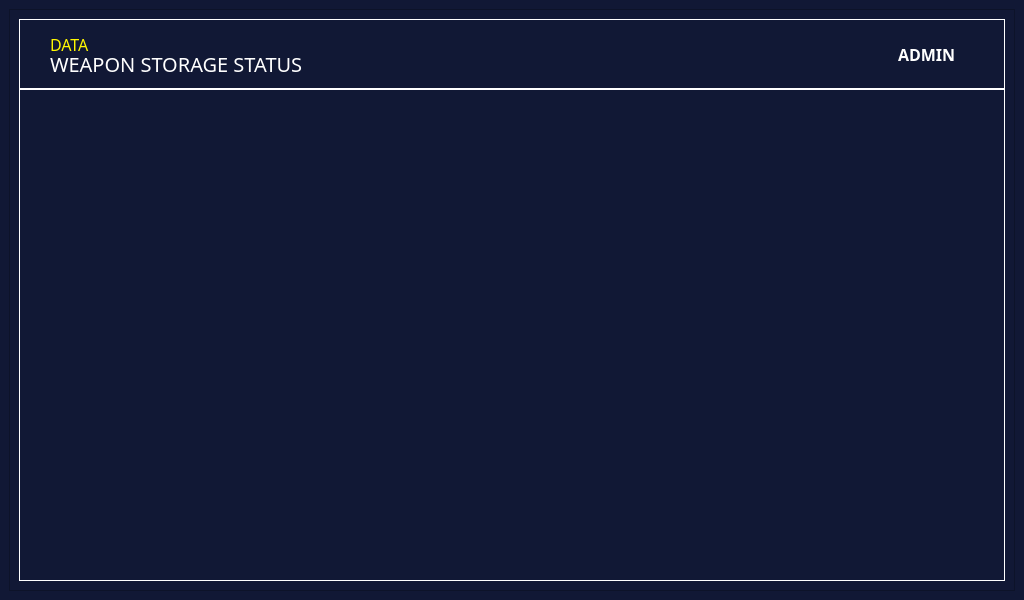
<?xml version="1.0" encoding="UTF-8"?>
<ui version="4.0">
 <class>MainWindow</class>
 <widget class="QMainWindow" name="MainWindow">
  <property name="geometry">
   <rect>
    <x>0</x>
    <y>0</y>
    <width>1024</width>
    <height>600</height>
   </rect>
  </property>
  <property name="windowTitle">
   <string>MainWindow</string>
  </property>
  <property name="styleSheet">
   <string notr="true">background-color: rgb(17, 24, 53);
</string>
  </property>
  <widget class="QWidget" name="centralwidget">
   <layout class="QHBoxLayout" name="horizontalLayout_10">
    <item>
     <widget class="QFrame" name="frame">
      <property name="frameShape">
       <enum>QFrame::StyledPanel</enum>
      </property>
      <property name="frameShadow">
       <enum>QFrame::Raised</enum>
      </property>
      <layout class="QVBoxLayout" name="verticalLayout_16">
       <property name="spacing">
        <number>0</number>
       </property>
       <item>
        <widget class="QFrame" name="frame_2">
         <property name="minimumSize">
          <size>
           <width>0</width>
           <height>0</height>
          </size>
         </property>
         <property name="maximumSize">
          <size>
           <width>16777215</width>
           <height>70</height>
          </size>
         </property>
         <property name="styleSheet">
          <string notr="true">border : 1px solid;
border-color: rgb(255, 255, 255);</string>
         </property>
         <property name="frameShape">
          <enum>QFrame::StyledPanel</enum>
         </property>
         <property name="frameShadow">
          <enum>QFrame::Raised</enum>
         </property>
         <layout class="QHBoxLayout" name="horizontalLayout_8">
          <property name="spacing">
           <number>0</number>
          </property>
          <property name="leftMargin">
           <number>30</number>
          </property>
          <property name="topMargin">
           <number>0</number>
          </property>
          <property name="rightMargin">
           <number>30</number>
          </property>
          <property name="bottomMargin">
           <number>0</number>
          </property>
          <item>
           <widget class="QFrame" name="frame_4">
            <property name="maximumSize">
             <size>
              <width>16777215</width>
              <height>40</height>
             </size>
            </property>
            <property name="styleSheet">
             <string notr="true">border : none</string>
            </property>
            <property name="frameShape">
             <enum>QFrame::StyledPanel</enum>
            </property>
            <property name="frameShadow">
             <enum>QFrame::Raised</enum>
            </property>
            <layout class="QVBoxLayout" name="verticalLayout_12">
             <property name="spacing">
              <number>0</number>
             </property>
             <property name="leftMargin">
              <number>0</number>
             </property>
             <property name="topMargin">
              <number>0</number>
             </property>
             <property name="rightMargin">
              <number>0</number>
             </property>
             <property name="bottomMargin">
              <number>0</number>
             </property>
             <item>
              <widget class="QFrame" name="frame_5">
               <property name="frameShape">
                <enum>QFrame::StyledPanel</enum>
               </property>
               <property name="frameShadow">
                <enum>QFrame::Raised</enum>
               </property>
               <layout class="QHBoxLayout" name="horizontalLayout_5">
                <property name="spacing">
                 <number>0</number>
                </property>
                <property name="leftMargin">
                 <number>0</number>
                </property>
                <property name="topMargin">
                 <number>0</number>
                </property>
                <property name="rightMargin">
                 <number>0</number>
                </property>
                <property name="bottomMargin">
                 <number>0</number>
                </property>
                <item>
                 <widget class="QLabel" name="label">
                  <property name="font">
                   <font>
                    <family>Orbitron</family>
                    <pointsize>12</pointsize>
                   </font>
                  </property>
                  <property name="styleSheet">
                   <string notr="true">color: rgb(255, 247, 1);</string>
                  </property>
                  <property name="text">
                   <string>DATA</string>
                  </property>
                 </widget>
                </item>
               </layout>
              </widget>
             </item>
             <item>
              <widget class="QFrame" name="frame_6">
               <property name="frameShape">
                <enum>QFrame::StyledPanel</enum>
               </property>
               <property name="frameShadow">
                <enum>QFrame::Raised</enum>
               </property>
               <layout class="QHBoxLayout" name="horizontalLayout_6">
                <property name="spacing">
                 <number>0</number>
                </property>
                <property name="leftMargin">
                 <number>0</number>
                </property>
                <property name="topMargin">
                 <number>0</number>
                </property>
                <property name="rightMargin">
                 <number>0</number>
                </property>
                <property name="bottomMargin">
                 <number>0</number>
                </property>
                <item>
                 <widget class="QLabel" name="label_2">
                  <property name="font">
                   <font>
                    <family>Orbitron</family>
                    <pointsize>15</pointsize>
                   </font>
                  </property>
                  <property name="styleSheet">
                   <string notr="true">color: rgb(255, 255, 255);</string>
                  </property>
                  <property name="text">
                   <string>WEAPON STORAGE STATUS</string>
                  </property>
                 </widget>
                </item>
               </layout>
              </widget>
             </item>
            </layout>
           </widget>
          </item>
          <item>
           <widget class="QFrame" name="frame_7">
            <property name="styleSheet">
             <string notr="true">border: none;</string>
            </property>
            <property name="frameShape">
             <enum>QFrame::StyledPanel</enum>
            </property>
            <property name="frameShadow">
             <enum>QFrame::Raised</enum>
            </property>
            <layout class="QHBoxLayout" name="horizontalLayout_7">
             <item>
              <spacer name="horizontalSpacer">
               <property name="orientation">
                <enum>Qt::Horizontal</enum>
               </property>
               <property name="sizeHint" stdset="0">
                <size>
                 <width>30</width>
                 <height>20</height>
                </size>
               </property>
              </spacer>
             </item>
             <item>
              <widget class="QFrame" name="frame_8">
               <property name="maximumSize">
                <size>
                 <width>70</width>
                 <height>16777215</height>
                </size>
               </property>
               <property name="frameShape">
                <enum>QFrame::StyledPanel</enum>
               </property>
               <property name="frameShadow">
                <enum>QFrame::Raised</enum>
               </property>
               <layout class="QVBoxLayout" name="verticalLayout_15">
                <property name="spacing">
                 <number>0</number>
                </property>
                <property name="leftMargin">
                 <number>0</number>
                </property>
                <property name="topMargin">
                 <number>0</number>
                </property>
                <property name="rightMargin">
                 <number>0</number>
                </property>
                <property name="bottomMargin">
                 <number>0</number>
                </property>
                <item>
                 <widget class="QPushButton" name="btLogout2">
                  <property name="minimumSize">
                   <size>
                    <width>30</width>
                    <height>30</height>
                   </size>
                  </property>
                  <property name="styleSheet">
                   <string notr="true">border :none</string>
                  </property>
                  <property name="text">
                   <string/>
                  </property>
                  <property name="icon">
                   <iconset>
                    <normaloff>../assets/icon/arrow-right-from-bracket-solid-full.svg</normaloff>../assets/icon/arrow-right-from-bracket-solid-full.svg</iconset>
                  </property>
                  <property name="iconSize">
                   <size>
                    <width>30</width>
                    <height>30</height>
                   </size>
                  </property>
                 </widget>
                </item>
               </layout>
              </widget>
             </item>
             <item>
              <widget class="QFrame" name="frame_9">
               <property name="frameShape">
                <enum>QFrame::StyledPanel</enum>
               </property>
               <property name="frameShadow">
                <enum>QFrame::Raised</enum>
               </property>
               <layout class="QHBoxLayout" name="horizontalLayout_9">
                <property name="spacing">
                 <number>0</number>
                </property>
                <property name="leftMargin">
                 <number>0</number>
                </property>
                <property name="topMargin">
                 <number>0</number>
                </property>
                <property name="rightMargin">
                 <number>0</number>
                </property>
                <property name="bottomMargin">
                 <number>0</number>
                </property>
                <item>
                 <widget class="QFrame" name="frame_10">
                  <property name="maximumSize">
                   <size>
                    <width>50</width>
                    <height>16777215</height>
                   </size>
                  </property>
                  <property name="frameShape">
                   <enum>QFrame::StyledPanel</enum>
                  </property>
                  <property name="frameShadow">
                   <enum>QFrame::Raised</enum>
                  </property>
                  <layout class="QVBoxLayout" name="verticalLayout_13">
                   <property name="spacing">
                    <number>0</number>
                   </property>
                   <property name="leftMargin">
                    <number>0</number>
                   </property>
                   <property name="topMargin">
                    <number>0</number>
                   </property>
                   <property name="rightMargin">
                    <number>0</number>
                   </property>
                   <property name="bottomMargin">
                    <number>0</number>
                   </property>
                   <item alignment="Qt::AlignHCenter">
                    <widget class="QLabel" name="label_3">
                     <property name="minimumSize">
                      <size>
                       <width>0</width>
                       <height>0</height>
                      </size>
                     </property>
                     <property name="maximumSize">
                      <size>
                       <width>30</width>
                       <height>30</height>
                      </size>
                     </property>
                     <property name="text">
                      <string/>
                     </property>
                     <property name="pixmap">
                      <pixmap>../assets/icon/user-regular-full.svg</pixmap>
                     </property>
                     <property name="scaledContents">
                      <bool>true</bool>
                     </property>
                    </widget>
                   </item>
                  </layout>
                 </widget>
                </item>
                <item>
                 <widget class="QFrame" name="frame_11">
                  <property name="frameShape">
                   <enum>QFrame::StyledPanel</enum>
                  </property>
                  <property name="frameShadow">
                   <enum>QFrame::Raised</enum>
                  </property>
                  <layout class="QVBoxLayout" name="verticalLayout_14">
                   <item>
                    <widget class="QLabel" name="lbUser">
                     <property name="font">
                      <font>
                       <family>Orbitron</family>
                       <pointsize>12</pointsize>
                       <weight>75</weight>
                       <bold>true</bold>
                      </font>
                     </property>
                     <property name="styleSheet">
                      <string notr="true">color: rgb(255, 255, 255);</string>
                     </property>
                     <property name="text">
                      <string>ADMIN</string>
                     </property>
                    </widget>
                   </item>
                  </layout>
                 </widget>
                </item>
               </layout>
              </widget>
             </item>
            </layout>
           </widget>
          </item>
         </layout>
        </widget>
       </item>
       <item>
        <widget class="QFrame" name="frame_12">
         <property name="styleSheet">
          <string notr="true">border : 1px solid;
border-color: rgb(255, 255, 255);</string>
         </property>
         <property name="frameShape">
          <enum>QFrame::StyledPanel</enum>
         </property>
         <property name="frameShadow">
          <enum>QFrame::Raised</enum>
         </property>
         <layout class="QHBoxLayout" name="horizontalLayout_4">
          <property name="spacing">
           <number>0</number>
          </property>
          <property name="leftMargin">
           <number>20</number>
          </property>
          <property name="topMargin">
           <number>30</number>
          </property>
          <property name="rightMargin">
           <number>0</number>
          </property>
          <property name="bottomMargin">
           <number>30</number>
          </property>
          <item>
           <widget class="QFrame" name="frame_14">
            <property name="maximumSize">
             <size>
              <width>50</width>
              <height>16777215</height>
             </size>
            </property>
            <property name="styleSheet">
             <string notr="true">border : none;</string>
            </property>
            <property name="frameShape">
             <enum>QFrame::StyledPanel</enum>
            </property>
            <property name="frameShadow">
             <enum>QFrame::Raised</enum>
            </property>
            <layout class="QHBoxLayout" name="horizontalLayout_3">
             <property name="spacing">
              <number>0</number>
             </property>
             <property name="leftMargin">
              <number>0</number>
             </property>
             <property name="topMargin">
              <number>0</number>
             </property>
             <property name="rightMargin">
              <number>0</number>
             </property>
             <property name="bottomMargin">
              <number>0</number>
             </property>
             <item alignment="Qt::AlignHCenter|Qt::AlignVCenter">
              <widget class="QPushButton" name="btBack_h1">
               <property name="minimumSize">
                <size>
                 <width>50</width>
                 <height>50</height>
                </size>
               </property>
               <property name="styleSheet">
                <string notr="true">border:none</string>
               </property>
               <property name="text">
                <string/>
               </property>
               <property name="icon">
                <iconset>
                 <normaloff>../assets/icon/chevron-left-solid-full.svg</normaloff>../assets/icon/chevron-left-solid-full.svg</iconset>
               </property>
               <property name="iconSize">
                <size>
                 <width>50</width>
                 <height>50</height>
                </size>
               </property>
              </widget>
             </item>
            </layout>
           </widget>
          </item>
          <item>
           <widget class="QFrame" name="frame_13">
            <property name="styleSheet">
             <string notr="true">border : none</string>
            </property>
            <property name="frameShape">
             <enum>QFrame::StyledPanel</enum>
            </property>
            <property name="frameShadow">
             <enum>QFrame::Raised</enum>
            </property>
            <layout class="QVBoxLayout" name="verticalLayout_11">
             <property name="spacing">
              <number>0</number>
             </property>
             <property name="leftMargin">
              <number>0</number>
             </property>
             <property name="topMargin">
              <number>0</number>
             </property>
             <property name="rightMargin">
              <number>0</number>
             </property>
             <property name="bottomMargin">
              <number>0</number>
             </property>
             <item>
              <widget class="QFrame" name="frame_15">
               <property name="maximumSize">
                <size>
                 <width>16777215</width>
                 <height>16777215</height>
                </size>
               </property>
               <property name="frameShape">
                <enum>QFrame::StyledPanel</enum>
               </property>
               <property name="frameShadow">
                <enum>QFrame::Raised</enum>
               </property>
               <layout class="QHBoxLayout" name="horizontalLayout_2">
                <property name="spacing">
                 <number>0</number>
                </property>
                <property name="leftMargin">
                 <number>0</number>
                </property>
                <property name="topMargin">
                 <number>0</number>
                </property>
                <property name="rightMargin">
                 <number>30</number>
                </property>
                <property name="bottomMargin">
                 <number>0</number>
                </property>
                <item>
                 <widget class="QFrame" name="frame_17">
                  <property name="maximumSize">
                   <size>
                    <width>155</width>
                    <height>200</height>
                   </size>
                  </property>
                  <property name="frameShape">
                   <enum>QFrame::StyledPanel</enum>
                  </property>
                  <property name="frameShadow">
                   <enum>QFrame::Raised</enum>
                  </property>
                  <layout class="QVBoxLayout" name="verticalLayout_6">
                   <property name="spacing">
                    <number>0</number>
                   </property>
                   <property name="leftMargin">
                    <number>0</number>
                   </property>
                   <property name="topMargin">
                    <number>0</number>
                   </property>
                   <property name="rightMargin">
                    <number>0</number>
                   </property>
                   <property name="bottomMargin">
                    <number>0</number>
                   </property>
                   <item>
                    <widget class="QPushButton" name="btC1">
                     <property name="minimumSize">
                      <size>
                       <width>150</width>
                       <height>175</height>
                      </size>
                     </property>
                     <property name="styleSheet">
                      <string notr="true">border :none;</string>
                     </property>
                     <property name="text">
                      <string/>
                     </property>
                     <property name="icon">
                      <iconset>
                       <normaloff>../assets/status/C1-empty.png</normaloff>../assets/status/C1-empty.png</iconset>
                     </property>
                     <property name="iconSize">
                      <size>
                       <width>150</width>
                       <height>175</height>
                      </size>
                     </property>
                    </widget>
                   </item>
                  </layout>
                 </widget>
                </item>
                <item>
                 <widget class="QFrame" name="frame_18">
                  <property name="maximumSize">
                   <size>
                    <width>160</width>
                    <height>200</height>
                   </size>
                  </property>
                  <property name="frameShape">
                   <enum>QFrame::StyledPanel</enum>
                  </property>
                  <property name="frameShadow">
                   <enum>QFrame::Raised</enum>
                  </property>
                  <layout class="QVBoxLayout" name="verticalLayout_7">
                   <property name="spacing">
                    <number>0</number>
                   </property>
                   <property name="leftMargin">
                    <number>0</number>
                   </property>
                   <property name="topMargin">
                    <number>0</number>
                   </property>
                   <property name="rightMargin">
                    <number>0</number>
                   </property>
                   <property name="bottomMargin">
                    <number>0</number>
                   </property>
                   <item>
                    <widget class="QPushButton" name="btC2">
                     <property name="minimumSize">
                      <size>
                       <width>150</width>
                       <height>175</height>
                      </size>
                     </property>
                     <property name="styleSheet">
                      <string notr="true">border :none;
</string>
                     </property>
                     <property name="text">
                      <string/>
                     </property>
                     <property name="icon">
                      <iconset>
                       <normaloff>../assets/status/C2-empty.png</normaloff>../assets/status/C2-empty.png</iconset>
                     </property>
                     <property name="iconSize">
                      <size>
                       <width>150</width>
                       <height>175</height>
                      </size>
                     </property>
                    </widget>
                   </item>
                  </layout>
                 </widget>
                </item>
                <item>
                 <widget class="QFrame" name="frame_19">
                  <property name="maximumSize">
                   <size>
                    <width>160</width>
                    <height>200</height>
                   </size>
                  </property>
                  <property name="frameShape">
                   <enum>QFrame::StyledPanel</enum>
                  </property>
                  <property name="frameShadow">
                   <enum>QFrame::Raised</enum>
                  </property>
                  <layout class="QVBoxLayout" name="verticalLayout_8">
                   <property name="spacing">
                    <number>0</number>
                   </property>
                   <property name="leftMargin">
                    <number>0</number>
                   </property>
                   <property name="topMargin">
                    <number>0</number>
                   </property>
                   <property name="rightMargin">
                    <number>0</number>
                   </property>
                   <property name="bottomMargin">
                    <number>0</number>
                   </property>
                   <item>
                    <widget class="QPushButton" name="btC3">
                     <property name="minimumSize">
                      <size>
                       <width>150</width>
                       <height>175</height>
                      </size>
                     </property>
                     <property name="styleSheet">
                      <string notr="true">border :none;</string>
                     </property>
                     <property name="text">
                      <string/>
                     </property>
                     <property name="icon">
                      <iconset>
                       <normaloff>../assets/status/C3-empty.png</normaloff>../assets/status/C3-empty.png</iconset>
                     </property>
                     <property name="iconSize">
                      <size>
                       <width>150</width>
                       <height>175</height>
                      </size>
                     </property>
                    </widget>
                   </item>
                  </layout>
                 </widget>
                </item>
                <item>
                 <widget class="QFrame" name="frame_20">
                  <property name="maximumSize">
                   <size>
                    <width>160</width>
                    <height>200</height>
                   </size>
                  </property>
                  <property name="frameShape">
                   <enum>QFrame::StyledPanel</enum>
                  </property>
                  <property name="frameShadow">
                   <enum>QFrame::Raised</enum>
                  </property>
                  <layout class="QVBoxLayout" name="verticalLayout_9">
                   <property name="spacing">
                    <number>0</number>
                   </property>
                   <property name="leftMargin">
                    <number>0</number>
                   </property>
                   <property name="topMargin">
                    <number>0</number>
                   </property>
                   <property name="rightMargin">
                    <number>0</number>
                   </property>
                   <property name="bottomMargin">
                    <number>0</number>
                   </property>
                   <item>
                    <widget class="QPushButton" name="btC4">
                     <property name="minimumSize">
                      <size>
                       <width>150</width>
                       <height>175</height>
                      </size>
                     </property>
                     <property name="styleSheet">
                      <string notr="true">border :none;</string>
                     </property>
                     <property name="text">
                      <string/>
                     </property>
                     <property name="icon">
                      <iconset>
                       <normaloff>../assets/status/C4-empty.png</normaloff>../assets/status/C4-empty.png</iconset>
                     </property>
                     <property name="iconSize">
                      <size>
                       <width>150</width>
                       <height>175</height>
                      </size>
                     </property>
                    </widget>
                   </item>
                  </layout>
                 </widget>
                </item>
                <item>
                 <widget class="QFrame" name="frame_21">
                  <property name="maximumSize">
                   <size>
                    <width>160</width>
                    <height>200</height>
                   </size>
                  </property>
                  <property name="frameShape">
                   <enum>QFrame::StyledPanel</enum>
                  </property>
                  <property name="frameShadow">
                   <enum>QFrame::Raised</enum>
                  </property>
                  <layout class="QVBoxLayout" name="verticalLayout_10">
                   <property name="spacing">
                    <number>0</number>
                   </property>
                   <property name="leftMargin">
                    <number>0</number>
                   </property>
                   <property name="topMargin">
                    <number>0</number>
                   </property>
                   <property name="rightMargin">
                    <number>0</number>
                   </property>
                   <property name="bottomMargin">
                    <number>0</number>
                   </property>
                   <item>
                    <widget class="QPushButton" name="btC5">
                     <property name="minimumSize">
                      <size>
                       <width>150</width>
                       <height>175</height>
                      </size>
                     </property>
                     <property name="styleSheet">
                      <string notr="true">border :none;</string>
                     </property>
                     <property name="text">
                      <string/>
                     </property>
                     <property name="icon">
                      <iconset>
                       <normaloff>../assets/status/C5-empty.png</normaloff>../assets/status/C5-empty.png</iconset>
                     </property>
                     <property name="iconSize">
                      <size>
                       <width>150</width>
                       <height>175</height>
                      </size>
                     </property>
                    </widget>
                   </item>
                  </layout>
                 </widget>
                </item>
               </layout>
              </widget>
             </item>
             <item>
              <widget class="QFrame" name="frame_16">
               <property name="maximumSize">
                <size>
                 <width>16777215</width>
                 <height>16777215</height>
                </size>
               </property>
               <property name="frameShape">
                <enum>QFrame::StyledPanel</enum>
               </property>
               <property name="frameShadow">
                <enum>QFrame::Raised</enum>
               </property>
               <layout class="QHBoxLayout" name="horizontalLayout">
                <property name="spacing">
                 <number>0</number>
                </property>
                <property name="leftMargin">
                 <number>0</number>
                </property>
                <property name="topMargin">
                 <number>0</number>
                </property>
                <property name="rightMargin">
                 <number>30</number>
                </property>
                <property name="bottomMargin">
                 <number>0</number>
                </property>
                <item>
                 <widget class="QFrame" name="frame_22">
                  <property name="maximumSize">
                   <size>
                    <width>160</width>
                    <height>200</height>
                   </size>
                  </property>
                  <property name="frameShape">
                   <enum>QFrame::StyledPanel</enum>
                  </property>
                  <property name="frameShadow">
                   <enum>QFrame::Raised</enum>
                  </property>
                  <layout class="QVBoxLayout" name="verticalLayout">
                   <property name="spacing">
                    <number>0</number>
                   </property>
                   <property name="leftMargin">
                    <number>0</number>
                   </property>
                   <property name="topMargin">
                    <number>0</number>
                   </property>
                   <property name="rightMargin">
                    <number>0</number>
                   </property>
                   <property name="bottomMargin">
                    <number>0</number>
                   </property>
                   <item>
                    <widget class="QPushButton" name="btD1">
                     <property name="minimumSize">
                      <size>
                       <width>150</width>
                       <height>175</height>
                      </size>
                     </property>
                     <property name="styleSheet">
                      <string notr="true">border :none;</string>
                     </property>
                     <property name="text">
                      <string/>
                     </property>
                     <property name="icon">
                      <iconset>
                       <normaloff>../assets/status/D1-empty.png</normaloff>../assets/status/D1-empty.png</iconset>
                     </property>
                     <property name="iconSize">
                      <size>
                       <width>150</width>
                       <height>175</height>
                      </size>
                     </property>
                    </widget>
                   </item>
                  </layout>
                 </widget>
                </item>
                <item>
                 <widget class="QFrame" name="frame_23">
                  <property name="maximumSize">
                   <size>
                    <width>160</width>
                    <height>200</height>
                   </size>
                  </property>
                  <property name="frameShape">
                   <enum>QFrame::StyledPanel</enum>
                  </property>
                  <property name="frameShadow">
                   <enum>QFrame::Raised</enum>
                  </property>
                  <layout class="QVBoxLayout" name="verticalLayout_2">
                   <property name="spacing">
                    <number>0</number>
                   </property>
                   <property name="leftMargin">
                    <number>0</number>
                   </property>
                   <property name="topMargin">
                    <number>0</number>
                   </property>
                   <property name="rightMargin">
                    <number>0</number>
                   </property>
                   <property name="bottomMargin">
                    <number>0</number>
                   </property>
                   <item>
                    <widget class="QPushButton" name="btD2">
                     <property name="minimumSize">
                      <size>
                       <width>150</width>
                       <height>175</height>
                      </size>
                     </property>
                     <property name="styleSheet">
                      <string notr="true">border :none;</string>
                     </property>
                     <property name="text">
                      <string/>
                     </property>
                     <property name="icon">
                      <iconset>
                       <normaloff>../assets/status/D2-empty.png</normaloff>../assets/status/D2-empty.png</iconset>
                     </property>
                     <property name="iconSize">
                      <size>
                       <width>150</width>
                       <height>175</height>
                      </size>
                     </property>
                    </widget>
                   </item>
                  </layout>
                 </widget>
                </item>
                <item>
                 <widget class="QFrame" name="frame_24">
                  <property name="maximumSize">
                   <size>
                    <width>160</width>
                    <height>200</height>
                   </size>
                  </property>
                  <property name="frameShape">
                   <enum>QFrame::StyledPanel</enum>
                  </property>
                  <property name="frameShadow">
                   <enum>QFrame::Raised</enum>
                  </property>
                  <layout class="QVBoxLayout" name="verticalLayout_3">
                   <property name="spacing">
                    <number>0</number>
                   </property>
                   <property name="leftMargin">
                    <number>0</number>
                   </property>
                   <property name="topMargin">
                    <number>0</number>
                   </property>
                   <property name="rightMargin">
                    <number>0</number>
                   </property>
                   <property name="bottomMargin">
                    <number>0</number>
                   </property>
                   <item>
                    <widget class="QPushButton" name="btD3">
                     <property name="minimumSize">
                      <size>
                       <width>150</width>
                       <height>175</height>
                      </size>
                     </property>
                     <property name="styleSheet">
                      <string notr="true">border :none;</string>
                     </property>
                     <property name="text">
                      <string/>
                     </property>
                     <property name="icon">
                      <iconset>
                       <normaloff>../assets/status/D3-empty.png</normaloff>../assets/status/D3-empty.png</iconset>
                     </property>
                     <property name="iconSize">
                      <size>
                       <width>150</width>
                       <height>175</height>
                      </size>
                     </property>
                    </widget>
                   </item>
                  </layout>
                 </widget>
                </item>
                <item>
                 <widget class="QFrame" name="frame_25">
                  <property name="maximumSize">
                   <size>
                    <width>160</width>
                    <height>200</height>
                   </size>
                  </property>
                  <property name="frameShape">
                   <enum>QFrame::StyledPanel</enum>
                  </property>
                  <property name="frameShadow">
                   <enum>QFrame::Raised</enum>
                  </property>
                  <layout class="QVBoxLayout" name="verticalLayout_4">
                   <property name="spacing">
                    <number>0</number>
                   </property>
                   <property name="leftMargin">
                    <number>0</number>
                   </property>
                   <property name="topMargin">
                    <number>0</number>
                   </property>
                   <property name="rightMargin">
                    <number>0</number>
                   </property>
                   <property name="bottomMargin">
                    <number>0</number>
                   </property>
                   <item>
                    <widget class="QPushButton" name="btD4">
                     <property name="minimumSize">
                      <size>
                       <width>150</width>
                       <height>175</height>
                      </size>
                     </property>
                     <property name="styleSheet">
                      <string notr="true">border :none;</string>
                     </property>
                     <property name="text">
                      <string/>
                     </property>
                     <property name="icon">
                      <iconset>
                       <normaloff>../assets/status/D4-empty.png</normaloff>../assets/status/D4-empty.png</iconset>
                     </property>
                     <property name="iconSize">
                      <size>
                       <width>150</width>
                       <height>175</height>
                      </size>
                     </property>
                    </widget>
                   </item>
                  </layout>
                 </widget>
                </item>
                <item>
                 <widget class="QFrame" name="frame_26">
                  <property name="maximumSize">
                   <size>
                    <width>160</width>
                    <height>200</height>
                   </size>
                  </property>
                  <property name="frameShape">
                   <enum>QFrame::StyledPanel</enum>
                  </property>
                  <property name="frameShadow">
                   <enum>QFrame::Raised</enum>
                  </property>
                  <layout class="QVBoxLayout" name="verticalLayout_5">
                   <property name="spacing">
                    <number>0</number>
                   </property>
                   <property name="leftMargin">
                    <number>0</number>
                   </property>
                   <property name="topMargin">
                    <number>0</number>
                   </property>
                   <property name="rightMargin">
                    <number>0</number>
                   </property>
                   <property name="bottomMargin">
                    <number>0</number>
                   </property>
                   <item>
                    <widget class="QPushButton" name="btD5">
                     <property name="minimumSize">
                      <size>
                       <width>150</width>
                       <height>175</height>
                      </size>
                     </property>
                     <property name="styleSheet">
                      <string notr="true">border :none;</string>
                     </property>
                     <property name="text">
                      <string/>
                     </property>
                     <property name="icon">
                      <iconset>
                       <normaloff>../assets/status/D5-empty.png</normaloff>../assets/status/D5-empty.png</iconset>
                     </property>
                     <property name="iconSize">
                      <size>
                       <width>150</width>
                       <height>175</height>
                      </size>
                     </property>
                    </widget>
                   </item>
                  </layout>
                 </widget>
                </item>
               </layout>
              </widget>
             </item>
            </layout>
           </widget>
          </item>
         </layout>
        </widget>
       </item>
      </layout>
     </widget>
    </item>
   </layout>
  </widget>
 </widget>
 <resources/>
 <connections/>
</ui>
